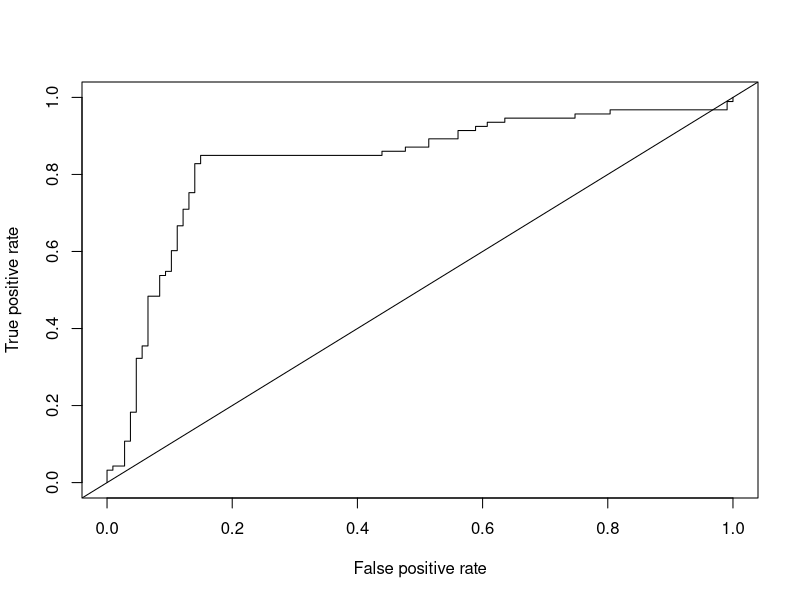
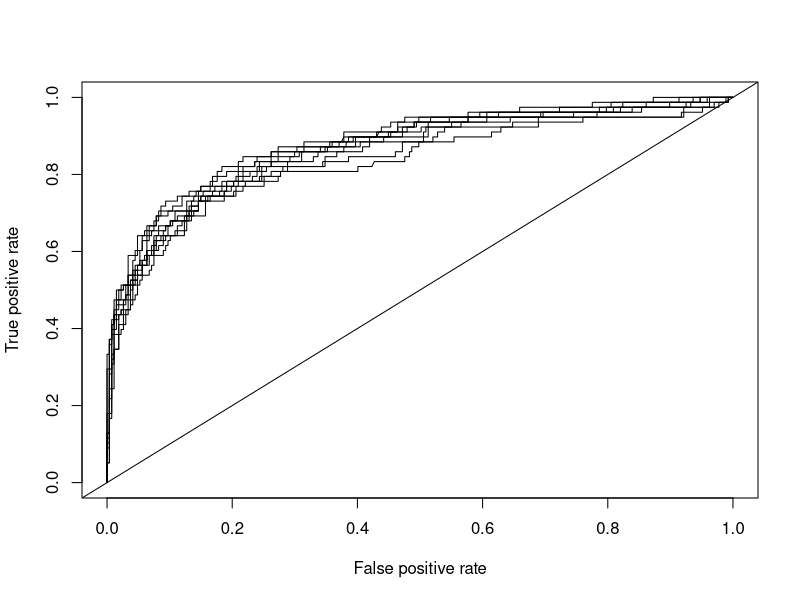
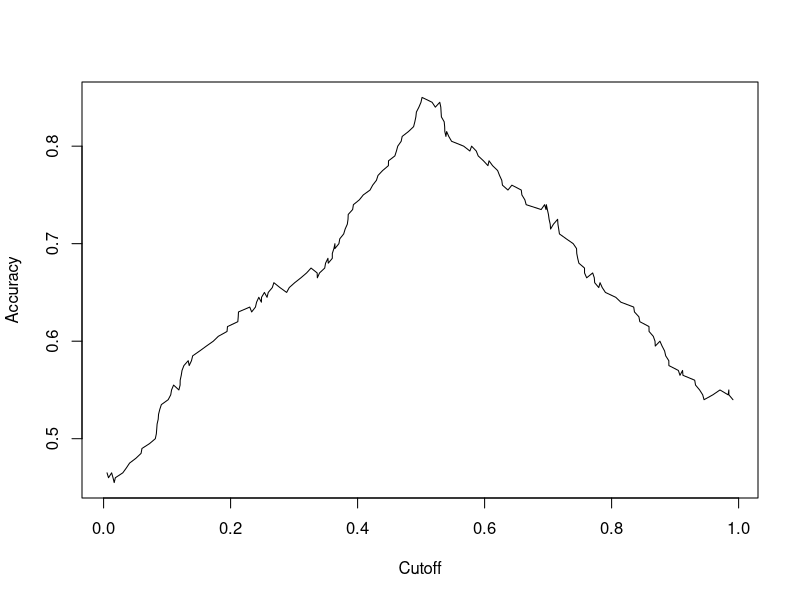

Recreate these plots in R, in order.
# The prediction() and performance() functions are the workhorses of most of the analyses 
# in ROCR.
#
# prediction(predictions, labels, label.ordering = NULL)
# where predictions are some predicted measure for the "truth", which are labels. In many cases,
# predictions are estimated probabilities (or log odds) and the labels are binary values. 
#
# dim(predictions) must equal dim(labels)


library(ROCR)
data("ROCR.simple")
head(cbind(ROCR.simple$predictions, ROCR.simple$labels))
# Now, let's make the prediction object and show its contents:
pred <- prediction(ROCR.simple$predictions, ROCR.simple$labels)
class(pred)
slotNames(pred)
# We see the returned result of prediction is an object of class prediction, which an S4 object 
# with a series of slots. 
#
# Multiple set of prediction and labels
# Let's use the ROCR.hiv dataset to show how this works if more than one set of predictions
# and labels are supplied. Here we pass a list of 10 predictions and a list of labels to the 
# prediction function:
data("ROCR.hiv")
head(ROCR.hiv)
manypred = prediction(ROCR.hiv$hiv.nn$predictions, ROCR.hiv$hiv.nn$labels)
sapply(slotNames(manypred), function(x) length(slot(manypred, x)))
#
# Performance objects
# From the help file of performance(), the syntax for this function is:
# performance(prediction.obj, measure, x.measure="cutoff", ...)
# we see that the first argument is a prediction object, and the second is a measure. 
# For the reference of all performance measures, go to ?performance document.
# The third argument, x.measure, is the unit in direction of the x axis.
#
# ROC Curve
# Simple example: one set of prediction and labels
# An ROC curve has false positive rate on the x-axis and true positive rate on the y-axis
roc.perf = performance(pred, measure = "tpr", x.measure = "fpr")
plot(roc.perf)
abline(a=0, b=1)
# At every cutoff, the TPR and FPR are calculated and plotted. The smoother the graph, the more cutoffs
# the predictions have. We also plotted a 45-degree line, which represents, on average, the performance of a Uniform(0,1)
# random variable. The further away from the diagonal line, the better.
#
# Complex example: multiple sets of prediction and labels
many.perf = performance(manypred, measure = "tpr", x.measure = "fpr")
plot(many.perf, col=1:10)
abline(a=0, b=1)
#
# Getting an "optimal" cut point
# This cut point is "oprimal" in the sense it weights both sensitivity and specificitgy equally
# To determine this cutoff, you can use the code blow.
# The code takes in both the performance object and prediction object and gives the optimal cusoff value
# of you predictions:
opt.cut = function(perf, pred){
  cut.ind = mapply(FUN=function(x, y, p){
    d = (x - 0)^2 + (y-1)^2
    ind = which(d == min(d))
    c(sensitivity = y[[ind]], specificity = 1-x[[ind]], 
      cutoff = p[[ind]])
  }, perf@x.values, perf@y.values, pred@cutoffs)
}
print(opt.cut(roc.perf, pred))
# Now, there is a cost measure in the ROCR package that you can use to create a performance 
# object. If you use it to find the minimum cost, then it will give you the same cutoff 
# as opt.cut, but not give you the sensitivity and specificity.
cost.perf = performance(pred, "cost")
pred@cutoffs[[1]][which.min(cost.perf@y.values[[1]])]
# 
# Different costs for FP and FN
# The output from opt.cut and a performance object with measure cost are NOT equivalent 
# if false positives and false negatives are not weighted equally. 
# The cost.fn and cost.fp arguments can be passed to performance, corresponding to the 
# cost of a false negative and false positive, respectively. 
# Let's say false positives are twice as costly as false negatives, and let's get a 
# cut point:
cost.perf = performance(pred, "cost", cost.fp = 2, cost.fn = 1)
pred@cutoffs[[1]][which.min(cost.perf@y.values[[1]])]
# In many real-life applications of biomarkers, the cost of a false positive and false 
# negative are not the same. For example, missing someone with a disease based on a test 
# may cost a hospital $1,000,000 in lawsuits, but treating someone who did not have the 
# disease may cost $100,000 in treatments. In that case, the cost of a false negative is 
# 10 times that of a false positive, strictly in monetary measures. 
#
# Accuracy
# Simple example: one set of prediction and labels
acc.perf = performance(pred, measure = "acc")
plot(acc.perf)
# What if we actually want to extract the maximum accuracy and the cutoff corresponding to that?
# In the performance object, we have the slot x.values, which corresonds to the cutoff in this case,
# and y.values, which corresonds to the accuracy of each cutoff. 
# We'll grab the index for maximum accuracy and then grab the corresponding cutoff:
ind = which.max(slot(acc.perf, "y.values")[[1]])
acc = slot(acc.perf, "y.values")[[1]][ind]
cutoff = slot(acc.perf, "x.values")[[1]][ind]
print(c(accuracy= acc, cutoff = cutoff))
# Area under the curve (AUC) 
# Simple example: one set of prediction and labels
# The area under curve summarizes the ROC curve just by taking the area between the 
# curve and the x-axis.
auc.perf = performance(pred, measure = "auc")
auc.perf@y.values
